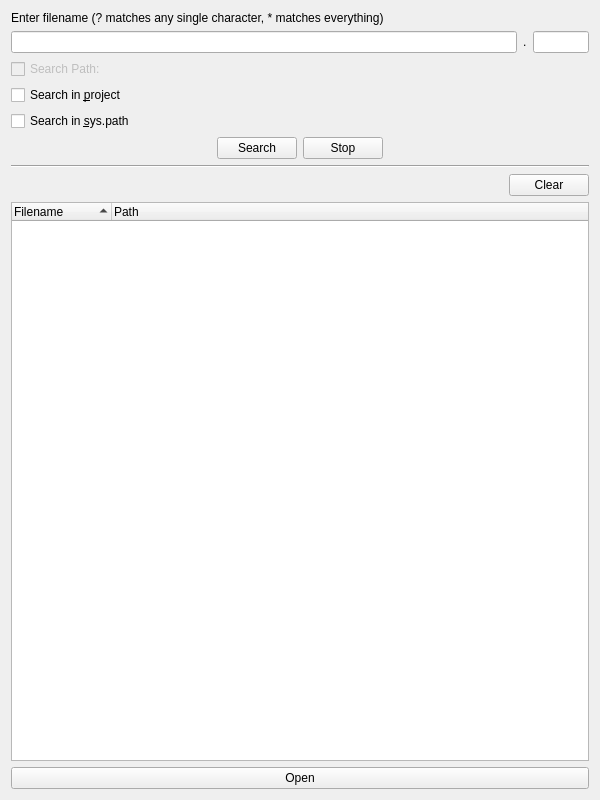
<?xml version="1.0" encoding="UTF-8"?>
<ui version="4.0">
 <class>FindLocationWidget</class>
 <widget class="QWidget" name="FindLocationWidget">
  <property name="geometry">
   <rect>
    <x>0</x>
    <y>0</y>
    <width>600</width>
    <height>800</height>
   </rect>
  </property>
  <property name="windowTitle">
   <string>Find File</string>
  </property>
  <layout class="QVBoxLayout" name="verticalLayout">
   <item>
    <widget class="QLabel" name="textLabel1">
     <property name="text">
      <string>Enter filename (? matches any single character, * matches everything)</string>
     </property>
     <property name="wordWrap">
      <bool>true</bool>
     </property>
    </widget>
   </item>
   <item>
    <layout class="QHBoxLayout">
     <item>
      <widget class="QLineEdit" name="fileNameEdit">
       <property name="sizePolicy">
        <sizepolicy hsizetype="Expanding" vsizetype="Fixed">
         <horstretch>9</horstretch>
         <verstretch>0</verstretch>
        </sizepolicy>
       </property>
       <property name="toolTip">
        <string>Enter file name to search for </string>
       </property>
       <property name="clearButtonEnabled">
        <bool>true</bool>
       </property>
      </widget>
     </item>
     <item>
      <widget class="QLabel" name="extsepLabel">
       <property name="text">
        <string>.</string>
       </property>
      </widget>
     </item>
     <item>
      <widget class="QLineEdit" name="fileExtEdit">
       <property name="sizePolicy">
        <sizepolicy hsizetype="Expanding" vsizetype="Fixed">
         <horstretch>1</horstretch>
         <verstretch>0</verstretch>
        </sizepolicy>
       </property>
       <property name="toolTip">
        <string>Enter file extension to search for</string>
       </property>
       <property name="clearButtonEnabled">
        <bool>true</bool>
       </property>
      </widget>
     </item>
    </layout>
   </item>
   <item>
    <layout class="QHBoxLayout" name="horizontalLayout">
     <item>
      <widget class="QCheckBox" name="searchDirCheckBox">
       <property name="enabled">
        <bool>false</bool>
       </property>
       <property name="toolTip">
        <string>Enabled to include the entered directory into the search</string>
       </property>
       <property name="text">
        <string>Search Path:</string>
       </property>
      </widget>
     </item>
     <item>
      <widget class="EricPathPicker" name="searchDirPicker" native="true">
       <property name="sizePolicy">
        <sizepolicy hsizetype="Expanding" vsizetype="Preferred">
         <horstretch>0</horstretch>
         <verstretch>0</verstretch>
        </sizepolicy>
       </property>
       <property name="focusPolicy">
        <enum>Qt::StrongFocus</enum>
       </property>
       <property name="toolTip">
        <string>Enter the directory, the file should be searched in</string>
       </property>
      </widget>
     </item>
    </layout>
   </item>
   <item>
    <widget class="QCheckBox" name="projectCheckBox">
     <property name="toolTip">
      <string>Select to search in the project path</string>
     </property>
     <property name="text">
      <string>Search in &amp;project</string>
     </property>
     <property name="shortcut">
      <string>Alt+P</string>
     </property>
    </widget>
   </item>
   <item>
    <widget class="QCheckBox" name="syspathCheckBox">
     <property name="toolTip">
      <string>Select to search in sys.path</string>
     </property>
     <property name="text">
      <string>Search in &amp;sys.path</string>
     </property>
     <property name="shortcut">
      <string>Alt+S</string>
     </property>
    </widget>
   </item>
   <item>
    <layout class="QHBoxLayout" name="horizontalLayout_3">
     <item>
      <spacer name="horizontalSpacer_2">
       <property name="orientation">
        <enum>Qt::Horizontal</enum>
       </property>
       <property name="sizeHint" stdset="0">
        <size>
         <width>40</width>
         <height>20</height>
        </size>
       </property>
      </spacer>
     </item>
     <item>
      <widget class="QPushButton" name="findButton">
       <property name="toolTip">
        <string>Press to start the search process</string>
       </property>
       <property name="text">
        <string>Search</string>
       </property>
      </widget>
     </item>
     <item>
      <widget class="QPushButton" name="stopButton">
       <property name="toolTip">
        <string>Press to stop the current search process</string>
       </property>
       <property name="text">
        <string>Stop</string>
       </property>
      </widget>
     </item>
     <item>
      <spacer name="horizontalSpacer">
       <property name="orientation">
        <enum>Qt::Horizontal</enum>
       </property>
       <property name="sizeHint" stdset="0">
        <size>
         <width>40</width>
         <height>20</height>
        </size>
       </property>
      </spacer>
     </item>
    </layout>
   </item>
   <item>
    <widget class="Line" name="line_2">
     <property name="orientation">
      <enum>Qt::Horizontal</enum>
     </property>
    </widget>
   </item>
   <item>
    <layout class="QHBoxLayout" name="horizontalLayout_2">
     <item>
      <widget class="EricSqueezeLabelPath" name="findStatusLabel">
       <property name="sizePolicy">
        <sizepolicy hsizetype="Expanding" vsizetype="Preferred">
         <horstretch>0</horstretch>
         <verstretch>0</verstretch>
        </sizepolicy>
       </property>
       <property name="text">
        <string/>
       </property>
      </widget>
     </item>
     <item>
      <widget class="QPushButton" name="clearButton">
       <property name="toolTip">
        <string>Press to clear the search results</string>
       </property>
       <property name="text">
        <string>Clear</string>
       </property>
      </widget>
     </item>
    </layout>
   </item>
   <item>
    <widget class="QTreeWidget" name="fileList">
     <property name="rootIsDecorated">
      <bool>false</bool>
     </property>
     <property name="sortingEnabled">
      <bool>true</bool>
     </property>
     <column>
      <property name="text">
       <string>Filename</string>
      </property>
     </column>
     <column>
      <property name="text">
       <string>Path</string>
      </property>
     </column>
    </widget>
   </item>
   <item>
    <widget class="QPushButton" name="openButton">
     <property name="toolTip">
      <string>Press to open the selected file</string>
     </property>
     <property name="text">
      <string>Open</string>
     </property>
    </widget>
   </item>
  </layout>
 </widget>
 <customwidgets>
  <customwidget>
   <class>EricPathPicker</class>
   <extends>QWidget</extends>
   <header>eric7/EricWidgets/EricPathPicker.h</header>
   <container>1</container>
  </customwidget>
  <customwidget>
   <class>EricSqueezeLabelPath</class>
   <extends>QLabel</extends>
   <header>eric7/EricWidgets/EricSqueezeLabels.h</header>
  </customwidget>
 </customwidgets>
 <tabstops>
  <tabstop>fileNameEdit</tabstop>
  <tabstop>fileExtEdit</tabstop>
  <tabstop>searchDirCheckBox</tabstop>
  <tabstop>searchDirPicker</tabstop>
  <tabstop>projectCheckBox</tabstop>
  <tabstop>syspathCheckBox</tabstop>
  <tabstop>findButton</tabstop>
  <tabstop>stopButton</tabstop>
  <tabstop>clearButton</tabstop>
  <tabstop>fileList</tabstop>
  <tabstop>openButton</tabstop>
 </tabstops>
 <resources/>
 <connections/>
</ui>
